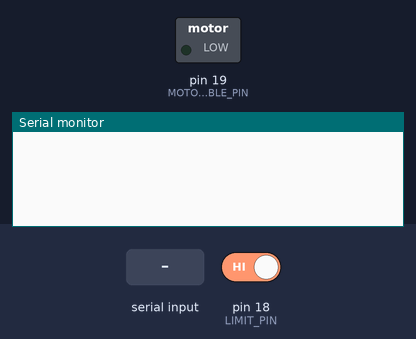
Simulated run of this sketch. Board: Arduino Uno, built with avr-gcc and run on an emulated ATmega328P. On the bench: switched loads named in the sketch (green lamp = pin HIGH), the last lines printed to the serial monitor. The inputs (shaded band) are chosen by the test bench; at power-on: pin 18 (LIMIT_PIN) HIGH.

Above: at 0.8 s.
0.9 s: pin 18 (LIMIT_PIN) driven LOW
At 1.4 s:
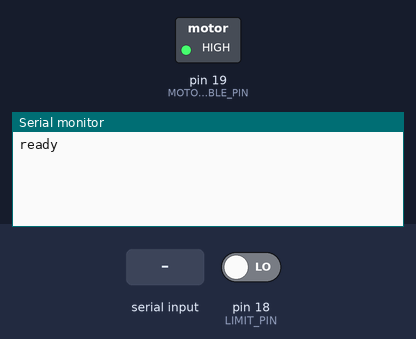
2.4 s: "1\n" received over Serial
At 3.7 s:
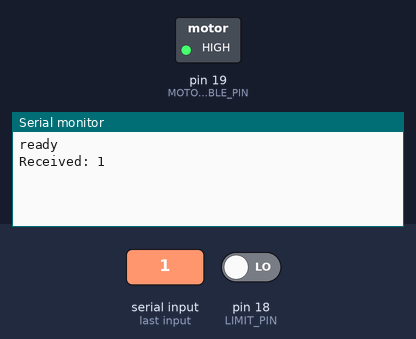

The sketch:

serial_test.ino
```cpp
#define LIMIT_PIN 18
#define MOTOR_ENABLE_PIN 19

void powerEnabler(){
  int mode;
  digitalWrite(MOTOR_ENABLE_PIN, LOW);
  do{

    mode = digitalRead(LIMIT_PIN);

  }while(mode==1);
  digitalWrite(MOTOR_ENABLE_PIN, HIGH);


}

void setup() {
  // Initialize serial communication
  Serial.begin(115200);

  pinMode(LIMIT_PIN, INPUT_PULLUP);
  pinMode(MOTOR_ENABLE_PIN, OUTPUT);

  attachInterrupt(digitalPinToInterrupt(LIMIT_PIN), powerEnabler, CHANGE);
  powerEnabler();

  // Wait for serial port to open
  while (!Serial) {
    delay(10); // Wait for serial port to connect
  }
  Serial.println("ready");

  String commands = "";

  while(commands == ""){
    if (Serial.available() > 0) {
      // Read the incoming data
      commands = Serial.readStringUntil('\n');
    }
  }
  // Print the received string
  Serial.println("Received: " + commands);
}

void loop() {

}
```

Measured:
- after the input at 0.9 s, the serial monitor: prints a new line at once (image 1)
- after the input at 2.4 s, the serial monitor: prints a new line at once (image 2)
